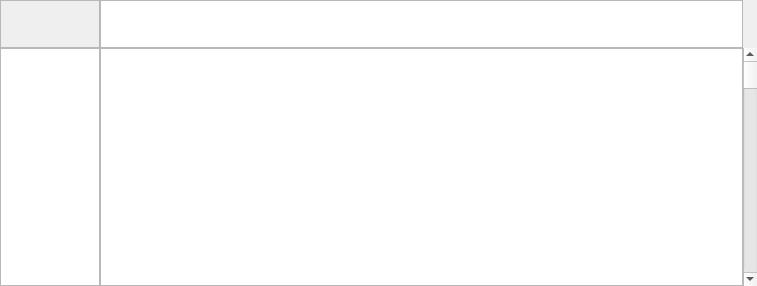
       <widget class="QWidget" name="scrollAreaWidgetContents">
        <property name="geometry">
         <rect>
          <x>0</x>
          <y>0</y>
          <width>757</width>
          <height>286</height>
         </rect>
        </property>
        <layout class="QGridLayout" name="gridLayout_2">
         <property name="leftMargin">
          <number>0</number>
         </property>
         <property name="topMargin">
          <number>0</number>
         </property>
         <property name="rightMargin">
          <number>0</number>
         </property>
         <property name="bottomMargin">
          <number>0</number>
         </property>
         <property name="spacing">
          <number>0</number>
         </property>
         <item row="0" column="1">
          <widget class="QGraphicsView" name="view_measures_tracks">
           <property name="maximumSize">
            <size>
             <width>16777215</width>
             <height>48</height>
            </size>
           </property>
          </widget>
         </item>
         <item row="1" column="1">
          <widget class="QGraphicsView" name="view_trackRoll"/>
         </item>
         <item row="1" column="0">
          <widget class="QGraphicsView" name="view_trackList">
           <property name="sizePolicy">
            <sizepolicy hsizetype="Maximum" vsizetype="Expanding">
             <horstretch>0</horstretch>
             <verstretch>0</verstretch>
            </sizepolicy>
           </property>
           <property name="minimumSize">
            <size>
             <width>0</width>
             <height>0</height>
            </size>
           </property>
           <property name="maximumSize">
            <size>
             <width>100</width>
             <height>16777215</height>
            </size>
           </property>
          </widget>
         </item>
         <item row="1" column="2">
          <widget class="QScrollBar" name="vscroll_trackRoll">
           <property name="orientation">
            <enum>Qt::Vertical</enum>
           </property>
          </widget>
         </item>
         <item row="0" column="0">
          <widget class="QFrame" name="frame_TrackMetaControls">
           <property name="frameShape">
            <enum>QFrame::StyledPanel</enum>
           </property>
           <property name="frameShadow">
            <enum>QFrame::Raised</enum>
           </property>
          </widget>
         </item>
        </layout>
       </widget>
